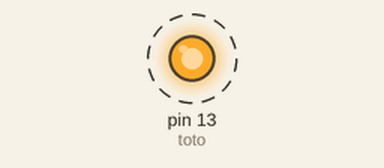
Simulated run of this sketch. Board: Arduino Uno, built with avr-gcc and run on an emulated ATmega328P. Parts: output pins drawn as LEDs (lit = HIGH). Dashed ring = blinking.

Above: at 0.5 s.
Timing chart, 0 to 4.6 s (numbered marks = the images above):
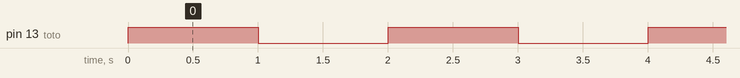

The sketch:

flop.ino
```cpp
int toto = 13 ;
void setup() {
  // put your setup code here, to run once:
  // konfigurasi
  pinMode (toto, OUTPUT);
}

void loop() {
  // put your main code here, to run repeatedly:
//program utama

digitalWrite (toto, HIGH);
delay (1000);
digitalWrite (toto,LOW);
delay (1000);
digitalWrite (toto, HIGH);
delay (1000);
digitalWrite (toto, LOW);
delay (1000);
}
```

Measured:
- by itself, pin 13 (toto): alternates HIGH for 1.0 s and LOW for 1.0 s
